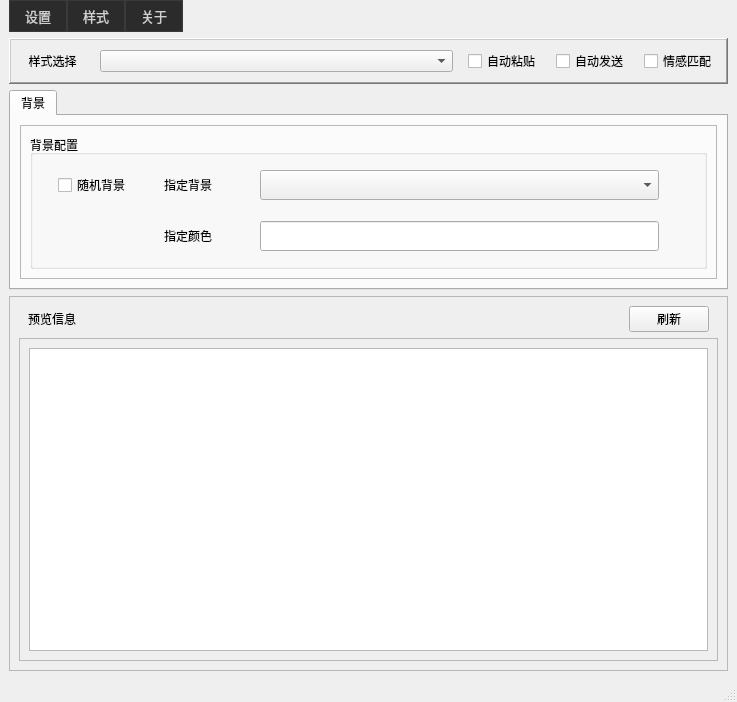
<?xml version="1.0" encoding="UTF-8"?>
<ui version="4.0">
 <class>MainWindow</class>
 <widget class="QMainWindow" name="MainWindow">
  <property name="geometry">
   <rect>
    <x>0</x>
    <y>0</y>
    <width>737</width>
    <height>702</height>
   </rect>
  </property>
  <property name="windowTitle">
   <string>魔裁文本框</string>
  </property>
  <widget class="QWidget" name="centralwidget">
   <layout class="QVBoxLayout" name="verticalLayout">
    <property name="topMargin">
     <number>0</number>
    </property>
    <item>
     <widget class="QWidget" name="widget" native="true">
      <layout class="QHBoxLayout" name="horizontalLayout_2">
       <property name="spacing">
        <number>0</number>
       </property>
       <property name="leftMargin">
        <number>0</number>
       </property>
       <property name="topMargin">
        <number>0</number>
       </property>
       <property name="rightMargin">
        <number>0</number>
       </property>
       <property name="bottomMargin">
        <number>0</number>
       </property>
       <item>
        <widget class="QPushButton" name="menu_setting">
         <property name="sizePolicy">
          <sizepolicy hsizetype="Fixed" vsizetype="Fixed">
           <horstretch>0</horstretch>
           <verstretch>0</verstretch>
          </sizepolicy>
         </property>
         <property name="minimumSize">
          <size>
           <width>0</width>
           <height>30</height>
          </size>
         </property>
         <property name="styleSheet">
          <string notr="true">QPushButton {
    background-color: #2b2b2b;
    border: 1px solid #3a3a3a;
    color: #d0d0d0;
    padding: 5px 15px;
    text-align: center;
    font-size: 13px;
    font-weight: normal;
}

QPushButton:hover {
    background-color: #3a3a3a;
    border: 1px solid #4a4a4a;
}

QPushButton:pressed {
    background-color: #4a4a4a;
    border: 1px solid #5a5a5a;
}

QPushButton:checked {
    background-color: #1a4b7e;
    border: 1px solid #2a5b8e;
    color: #ffffff;
}

QPushButton:disabled {
    background-color: #1a1a1a;
    border: 1px solid #2a2a2a;
    color: #5a5a5a;
}</string>
         </property>
         <property name="text">
          <string>设置</string>
         </property>
        </widget>
       </item>
       <item>
        <widget class="QPushButton" name="menu_style">
         <property name="sizePolicy">
          <sizepolicy hsizetype="Fixed" vsizetype="Fixed">
           <horstretch>0</horstretch>
           <verstretch>0</verstretch>
          </sizepolicy>
         </property>
         <property name="minimumSize">
          <size>
           <width>0</width>
           <height>30</height>
          </size>
         </property>
         <property name="styleSheet">
          <string notr="true">QPushButton {
    background-color: #2b2b2b;
    border: 1px solid #3a3a3a;
    color: #d0d0d0;
    padding: 5px 15px;
    text-align: center;
    font-size: 13px;
    font-weight: normal;
}

QPushButton:hover {
    background-color: #3a3a3a;
    border: 1px solid #4a4a4a;
}

QPushButton:pressed {
    background-color: #4a4a4a;
    border: 1px solid #5a5a5a;
}

QPushButton:checked {
    background-color: #1a4b7e;
    border: 1px solid #2a5b8e;
    color: #ffffff;
}

QPushButton:disabled {
    background-color: #1a1a1a;
    border: 1px solid #2a2a2a;
    color: #5a5a5a;
}</string>
         </property>
         <property name="text">
          <string>样式</string>
         </property>
        </widget>
       </item>
       <item>
        <widget class="QPushButton" name="menu_about">
         <property name="sizePolicy">
          <sizepolicy hsizetype="Fixed" vsizetype="Fixed">
           <horstretch>0</horstretch>
           <verstretch>0</verstretch>
          </sizepolicy>
         </property>
         <property name="minimumSize">
          <size>
           <width>0</width>
           <height>30</height>
          </size>
         </property>
         <property name="focusPolicy">
          <enum>Qt::FocusPolicy::StrongFocus</enum>
         </property>
         <property name="styleSheet">
          <string notr="true">QPushButton {
    background-color: #2b2b2b;
    border: 1px solid #3a3a3a;
    color: #d0d0d0;
    padding: 5px 15px;
    text-align: center;
    font-size: 13px;
    font-weight: normal;
}

QPushButton:hover {
    background-color: #3a3a3a;
    border: 1px solid #4a4a4a;
}

QPushButton:pressed {
    background-color: #4a4a4a;
    border: 1px solid #5a5a5a;
}

QPushButton:checked {
    background-color: #1a4b7e;
    border: 1px solid #2a5b8e;
    color: #ffffff;
}

QPushButton:disabled {
    background-color: #1a1a1a;
    border: 1px solid #2a2a2a;
    color: #5a5a5a;
}</string>
         </property>
         <property name="text">
          <string>关于</string>
         </property>
         <property name="flat">
          <bool>false</bool>
         </property>
        </widget>
       </item>
       <item>
        <spacer name="horizontalSpacer">
         <property name="orientation">
          <enum>Qt::Orientation::Horizontal</enum>
         </property>
         <property name="sizeHint" stdset="0">
          <size>
           <width>40</width>
           <height>20</height>
          </size>
         </property>
        </spacer>
       </item>
      </layout>
     </widget>
    </item>
    <item>
     <widget class="QFrame" name="frame_Cfg">
      <property name="sizePolicy">
       <sizepolicy hsizetype="Expanding" vsizetype="Preferred">
        <horstretch>0</horstretch>
        <verstretch>0</verstretch>
       </sizepolicy>
      </property>
      <property name="frameShape">
       <enum>QFrame::Shape::WinPanel</enum>
      </property>
      <property name="frameShadow">
       <enum>QFrame::Shadow::Raised</enum>
      </property>
      <layout class="QHBoxLayout" name="horizontalLayout" stretch="0,2,0,0,0">
       <property name="spacing">
        <number>15</number>
       </property>
       <item>
        <widget class="QLabel" name="label_StyleSelect">
         <property name="minimumSize">
          <size>
           <width>65</width>
           <height>0</height>
          </size>
         </property>
         <property name="text">
          <string>样式选择</string>
         </property>
         <property name="alignment">
          <set>Qt::AlignmentFlag::AlignCenter</set>
         </property>
        </widget>
       </item>
       <item>
        <widget class="QComboBox" name="comboBox_StyleSelect"/>
       </item>
       <item>
        <widget class="QCheckBox" name="checkBox_AutoPaste">
         <property name="text">
          <string>自动粘贴</string>
         </property>
        </widget>
       </item>
       <item>
        <widget class="QCheckBox" name="checkBox_AutoSend">
         <property name="text">
          <string>自动发送</string>
         </property>
        </widget>
       </item>
       <item>
        <widget class="QCheckBox" name="checkBox_EmoMatch">
         <property name="text">
          <string>情感匹配</string>
         </property>
        </widget>
       </item>
      </layout>
     </widget>
    </item>
    <item>
     <widget class="QTabWidget" name="tabWidget_Layer">
      <property name="sizePolicy">
       <sizepolicy hsizetype="Expanding" vsizetype="Fixed">
        <horstretch>0</horstretch>
        <verstretch>0</verstretch>
       </sizepolicy>
      </property>
      <property name="minimumSize">
       <size>
        <width>0</width>
        <height>200</height>
       </size>
      </property>
      <property name="currentIndex">
       <number>0</number>
      </property>
      <widget class="QWidget" name="tab_bg1">
       <attribute name="title">
        <string>背景</string>
       </attribute>
       <layout class="QHBoxLayout" name="horizontalLayout_4">
        <item>
         <widget class="QFrame" name="frame_BgLayerCfg">
          <property name="frameShape">
           <enum>QFrame::Shape::StyledPanel</enum>
          </property>
          <property name="frameShadow">
           <enum>QFrame::Shadow::Raised</enum>
          </property>
          <layout class="QVBoxLayout" name="verticalLayout_4">
           <item>
            <widget class="QGroupBox" name="groupBox_BgLayerCfg">
             <property name="title">
              <string>背景配置</string>
             </property>
             <layout class="QGridLayout" name="gridLayout" columnstretch="0,0,1,0,0,0">
              <property name="leftMargin">
               <number>25</number>
              </property>
              <property name="topMargin">
               <number>0</number>
              </property>
              <property name="bottomMargin">
               <number>0</number>
              </property>
              <item row="3" column="4">
               <widget class="QComboBox" name="comboBox_bgSelect">
                <property name="minimumSize">
                 <size>
                  <width>0</width>
                  <height>30</height>
                 </size>
                </property>
               </widget>
              </item>
              <item row="4" column="2">
               <widget class="QLabel" name="label_bgColor">
                <property name="sizePolicy">
                 <sizepolicy hsizetype="Fixed" vsizetype="Preferred">
                  <horstretch>0</horstretch>
                  <verstretch>0</verstretch>
                 </sizepolicy>
                </property>
                <property name="minimumSize">
                 <size>
                  <width>90</width>
                  <height>0</height>
                 </size>
                </property>
                <property name="text">
                 <string>指定颜色</string>
                </property>
                <property name="alignment">
                 <set>Qt::AlignmentFlag::AlignLeading|Qt::AlignmentFlag::AlignLeft|Qt::AlignmentFlag::AlignVCenter</set>
                </property>
                <property name="margin">
                 <number>0</number>
                </property>
               </widget>
              </item>
              <item row="4" column="5">
               <widget class="QWidget" name="widget_bgColorPreview" native="true">
                <property name="sizePolicy">
                 <sizepolicy hsizetype="Fixed" vsizetype="Fixed">
                  <horstretch>0</horstretch>
                  <verstretch>0</verstretch>
                 </sizepolicy>
                </property>
                <property name="minimumSize">
                 <size>
                  <width>30</width>
                  <height>30</height>
                 </size>
                </property>
               </widget>
              </item>
              <item row="3" column="2">
               <widget class="QLabel" name="label_bgSelect">
                <property name="sizePolicy">
                 <sizepolicy hsizetype="Minimum" vsizetype="Preferred">
                  <horstretch>0</horstretch>
                  <verstretch>0</verstretch>
                 </sizepolicy>
                </property>
                <property name="minimumSize">
                 <size>
                  <width>90</width>
                  <height>0</height>
                 </size>
                </property>
                <property name="maximumSize">
                 <size>
                  <width>90</width>
                  <height>16777215</height>
                 </size>
                </property>
                <property name="text">
                 <string>指定背景</string>
                </property>
                <property name="alignment">
                 <set>Qt::AlignmentFlag::AlignLeading|Qt::AlignmentFlag::AlignLeft|Qt::AlignmentFlag::AlignVCenter</set>
                </property>
               </widget>
              </item>
              <item row="3" column="1">
               <widget class="QCheckBox" name="checkBox_randomBg">
                <property name="minimumSize">
                 <size>
                  <width>100</width>
                  <height>0</height>
                 </size>
                </property>
                <property name="text">
                 <string>随机背景</string>
                </property>
                <property name="tristate">
                 <bool>false</bool>
                </property>
               </widget>
              </item>
              <item row="4" column="4">
               <widget class="QLineEdit" name="lineEdit">
                <property name="minimumSize">
                 <size>
                  <width>0</width>
                  <height>30</height>
                 </size>
                </property>
               </widget>
              </item>
             </layout>
            </widget>
           </item>
          </layout>
         </widget>
        </item>
       </layout>
      </widget>
     </widget>
    </item>
    <item>
     <widget class="QFrame" name="frame_PreviewArea">
      <property name="sizeIncrement">
       <size>
        <width>0</width>
        <height>0</height>
       </size>
      </property>
      <property name="baseSize">
       <size>
        <width>0</width>
        <height>0</height>
       </size>
      </property>
      <property name="frameShape">
       <enum>QFrame::Shape::StyledPanel</enum>
      </property>
      <property name="frameShadow">
       <enum>QFrame::Shadow::Raised</enum>
      </property>
      <layout class="QVBoxLayout" name="verticalLayout_2">
       <item>
        <widget class="QWidget" name="widget_PreviewInfo" native="true">
         <property name="sizePolicy">
          <sizepolicy hsizetype="Preferred" vsizetype="Fixed">
           <horstretch>0</horstretch>
           <verstretch>0</verstretch>
          </sizepolicy>
         </property>
         <property name="minimumSize">
          <size>
           <width>0</width>
           <height>25</height>
          </size>
         </property>
         <property name="baseSize">
          <size>
           <width>0</width>
           <height>0</height>
          </size>
         </property>
         <layout class="QHBoxLayout" name="horizontalLayout_6">
          <property name="topMargin">
           <number>0</number>
          </property>
          <property name="bottomMargin">
           <number>0</number>
          </property>
          <item>
           <widget class="QLabel" name="label_PreviewInfo">
            <property name="sizePolicy">
             <sizepolicy hsizetype="Minimum" vsizetype="Preferred">
              <horstretch>0</horstretch>
              <verstretch>0</verstretch>
             </sizepolicy>
            </property>
            <property name="text">
             <string>预览信息</string>
            </property>
           </widget>
          </item>
          <item>
           <widget class="QPushButton" name="Button_RefreshPreview">
            <property name="sizePolicy">
             <sizepolicy hsizetype="Fixed" vsizetype="Fixed">
              <horstretch>0</horstretch>
              <verstretch>0</verstretch>
             </sizepolicy>
            </property>
            <property name="minimumSize">
             <size>
              <width>0</width>
              <height>25</height>
             </size>
            </property>
            <property name="text">
             <string>刷新</string>
            </property>
            <property name="iconSize">
             <size>
              <width>16</width>
              <height>16</height>
             </size>
            </property>
           </widget>
          </item>
         </layout>
        </widget>
       </item>
       <item>
        <widget class="QScrollArea" name="scrollArea">
         <property name="widgetResizable">
          <bool>true</bool>
         </property>
         <widget class="QWidget" name="scrollAreaWidgetContents">
          <property name="geometry">
           <rect>
            <x>0</x>
            <y>0</y>
            <width>697</width>
            <height>325</height>
           </rect>
          </property>
          <layout class="QHBoxLayout" name="horizontalLayout_5">
           <item>
            <widget class="QGraphicsView" name="PreviewImg">
             <property name="sizeIncrement">
              <size>
               <width>0</width>
               <height>0</height>
              </size>
             </property>
             <property name="dragMode">
              <enum>QGraphicsView::DragMode::ScrollHandDrag</enum>
             </property>
            </widget>
           </item>
          </layout>
         </widget>
        </widget>
       </item>
      </layout>
     </widget>
    </item>
   </layout>
  </widget>
  <widget class="QStatusBar" name="statusbar"/>
 </widget>
 <resources/>
 <connections/>
</ui>
